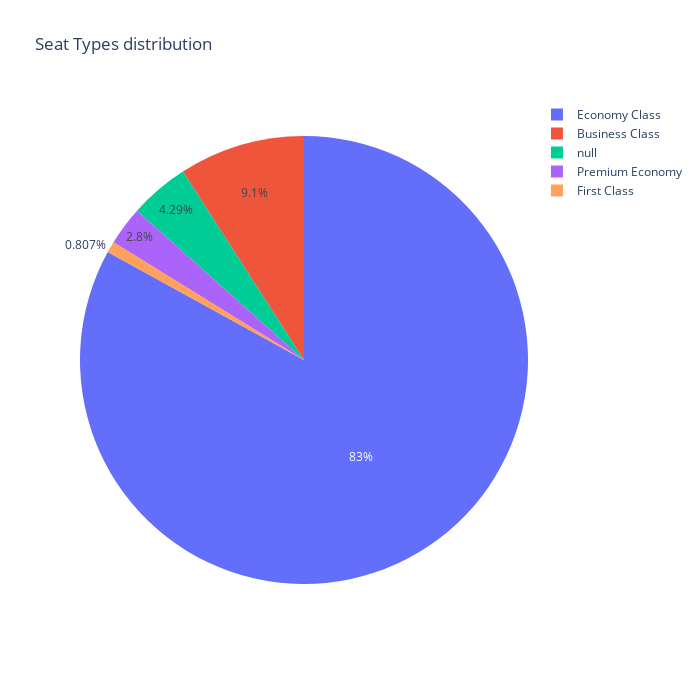

Notebook source saved alongside this figure:
### Markdown cell above
## Create a pie chart to display the Seat Types Distribution

### Code cell
fig = px.pie(flight_df, names='Seat Type', title='Seat Types distribution',height = 700, width = 700)
fig.show()

### Figure 1 — Plotly figure (JSON) as saved in the notebook; plotly's stock layout.template omitted (floating-point values rounded to 4 significant figures; data arrays with more than 128 entries replaced by an {"elided": "..."} marker saying what was removed)
{"data": [{"domain": {"x": [0, 1], "y": [0, 1]}, "hovertemplate": "Seat Type=%{label}<extra></extra>", "labels": {"elided": "23051 str values"}, "legendgroup": "", "name": "", "showlegend": true, "type": "pie"}], "layout": {"height": 700, "legend": {"tracegroupgap": 0}, "title": {"text": "Seat Types distribution"}, "width": 700}}
